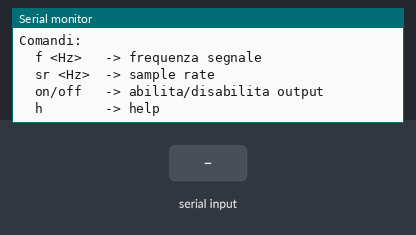
The sketch below on a simulated ESP32. Shown: the last lines printed to the serial monitor. The inputs (shaded band) are chosen by the test bench.

Above: at 1.2 s.
1.3 s: "h\n" received over Serial
At 1.8 s:
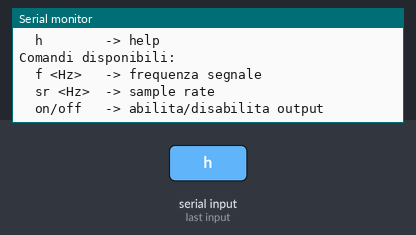
2.8 s: "on\n" received over Serial
At 3.6 s:
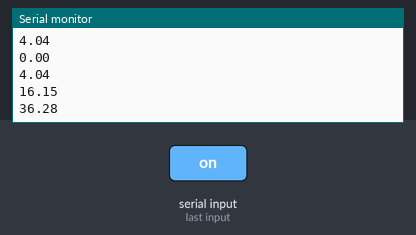
4.3 s: "off\n" received over Serial
At 5.2 s:
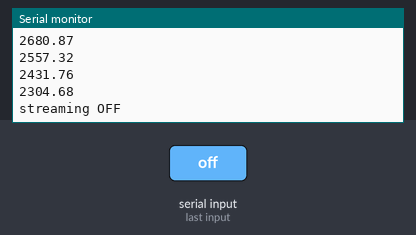
5.8 s: "f 90\n" received over Serial
At 6.3 s:
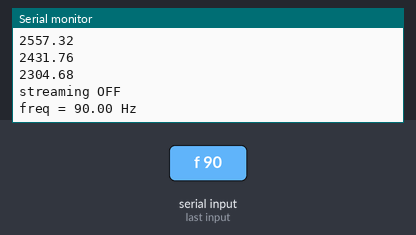
7.3 s: "sr 90\n" received over Serial
At 8.7 s:
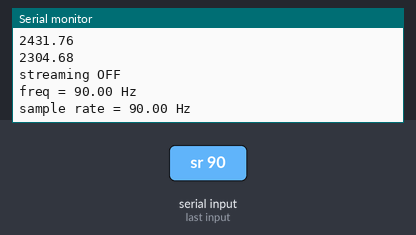
Timing chart, 0 to 9.8 s (numbered marks = the images above; inputs shaded):
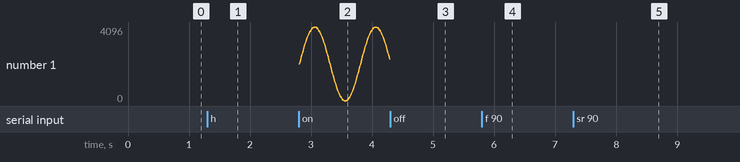

Measured:
- after the input at 1.3 s, the serial monitor: prints a new line at once (image 1)
- after the input at 2.8 s, the serial monitor: prints a new line at once (image 2)
- after the input at 4.3 s, the serial monitor: prints a new line at once (image 3)
- after the input at 5.8 s, the serial monitor: prints a new line at once (image 4)
- after the input at 7.3 s, the serial monitor: prints a new line at once (image 5)

The sketch:

sinusoide_e_frequenza.ino
```cpp
/*
===============================================================================
 STEP 0 - Generatore SINUSOIDALE didattico
 Ampiezza 0..4096 (simil DAC / ADC 12 bit)
 ESP32 / Arduino
===============================================================================

 OBIETTIVO:
 - Generare una sinusoide campionata
 - Frequenza del segnale impostabile (Hz)
 - Frequenza di campionamento impostabile (Hz)
 - Output seriale (una sola colonna)

 CARATTERISTICHE:
 - Nessun interrupt
 - Nessun FreeRTOS
 - Un solo loop()
 - Temporizzazione con micros()

 UTILIZZO TIPICO:
 - Serial Plotter per visualizzare il segnale
 - Introduzione a:
     * tempo discreto
     * campionamento
     * segnali reali (0..4096)

===============================================================================
*/

#include <Arduino.h>

// ============================================================================
// PARAMETRI DI BASE
// ============================================================================

// Velocità della comunicazione seriale
static const uint32_t SERIAL_BAUD = 115200;

// Ampiezza massima del segnale (tipica risoluzione 12 bit)
static const float SIGNAL_MAX = 4096.0f;

// ============================================================================
// PARAMETRI MODIFICABILI A RUNTIME
// ============================================================================

// Frequenza del segnale sinusoidale (Hz)
float signalFreq = 1.0f;

// Frequenza di campionamento (Hz)
float sampleRate = 100.0f;

// ============================================================================
// VARIABILI DI SUPPORTO
// ============================================================================

// Periodo di campionamento in microsecondi
// Ts = 1 / Fs
uint32_t Ts_us = 10000;

// Flag che abilita/disabilita l'output
bool streaming = false;

// Contatore del campione discreto n
// rappresenta l'indice temporale
uint32_t sampleIndex = 0;

// Tempo dell'ultimo campione generato
uint32_t lastSampleTime_us = 0;

// Buffer per la riga di comando seriale
String cmdLine;

// ============================================================================
// FUNZIONI DI UTILITÀ
// ============================================================================

// Aggiorna il periodo di campionamento Ts_us
// quando cambia la frequenza di campionamento Fs
void updateSamplingPeriod() {
  Ts_us = (uint32_t)(1000000.0f / sampleRate);
}

// ============================================================================
// SETUP
// ============================================================================

void setup() {
  Serial.begin(SERIAL_BAUD);
  while (!Serial) {
    // attesa apertura seriale (utile su alcune board)
  }

  updateSamplingPeriod();

  Serial.println("STEP 0 - Generatore sinusoidale didattico");
  Serial.println("Ampiezza: 0 .. 4096");
  Serial.println("Comandi:");
  Serial.println("  f <Hz>   -> frequenza segnale");
  Serial.println("  sr <Hz>  -> sample rate");
  Serial.println("  on/off   -> abilita/disabilita output");
  Serial.println("  h        -> help");
}

// ============================================================================
// LOOP PRINCIPALE
// ============================================================================

void loop() {

  // --------------------------------------------------------------------------
  // 1) GESTIONE COMANDI SERIALI (non bloccante)
  // --------------------------------------------------------------------------
  while (Serial.available()) {
    char c = Serial.read();

    // Fine riga: comando completo
    if (c == '\n' || c == '\r') {
      cmdLine.trim();

      if (cmdLine == "h") {
        Serial.println("Comandi disponibili:");
        Serial.println("  f <Hz>   -> frequenza segnale");
        Serial.println("  sr <Hz>  -> sample rate");
        Serial.println("  on/off   -> abilita/disabilita output");
      }
      else if (cmdLine == "on") {
        streaming = true;
        Serial.println("streaming ON");
      }
      else if (cmdLine == "off") {
        streaming = false;
        Serial.println("streaming OFF");
      }
      else if (cmdLine.startsWith("f ")) {
        // Imposta frequenza del segnale
        signalFreq = cmdLine.substring(2).toFloat();
        Serial.print("freq = ");
        Serial.print(signalFreq);
        Serial.println(" Hz");
      }
      else if (cmdLine.startsWith("sr ")) {
        // Imposta frequenza di campionamento
        sampleRate = cmdLine.substring(3).toFloat();
        updateSamplingPeriod();
        Serial.print("sample rate = ");
        Serial.print(sampleRate);
        Serial.println(" Hz");
      }

      // Reset buffer comando
      cmdLine = "";
    }
    else {
      // Accumula caratteri del comando
      cmdLine += c;
    }
  }

  // --------------------------------------------------------------------------
  // 2) GENERAZIONE DEL CAMPIONE (controllo temporale)
  // --------------------------------------------------------------------------
  uint32_t now_us = micros();

  // Verifica se è passato il tempo di campionamento Ts
  if (now_us - lastSampleTime_us >= Ts_us) {

    // Aggiorna il riferimento temporale
    lastSampleTime_us += Ts_us;

    if (streaming) {

      // ----------------------------------------------------------------------
      // TEMPO DISCRETO
      // t = n / Fs
      // ----------------------------------------------------------------------
      float t = (float)sampleIndex / sampleRate;

      // ----------------------------------------------------------------------
      // SINUSOIDE NORMALIZZATA [-1 .. +1]
      // ----------------------------------------------------------------------
      float s = sinf(2.0f * PI * signalFreq * t);

      // ----------------------------------------------------------------------
      // TRASFORMAZIONE IN [0 .. 4096]
      // (s + 1) / 2 -> [0 .. 1]
      // ----------------------------------------------------------------------
      float y = SIGNAL_MAX * (s + 1.0f) * 0.5f;

      // ----------------------------------------------------------------------
      // OUTPUT SERIALE
      // Una sola colonna -> perfetto per Serial Plotter
      // ----------------------------------------------------------------------
      Serial.println(y, 2);

      // Incrementa indice del campione
      sampleIndex++;
    }
  }
}
```
